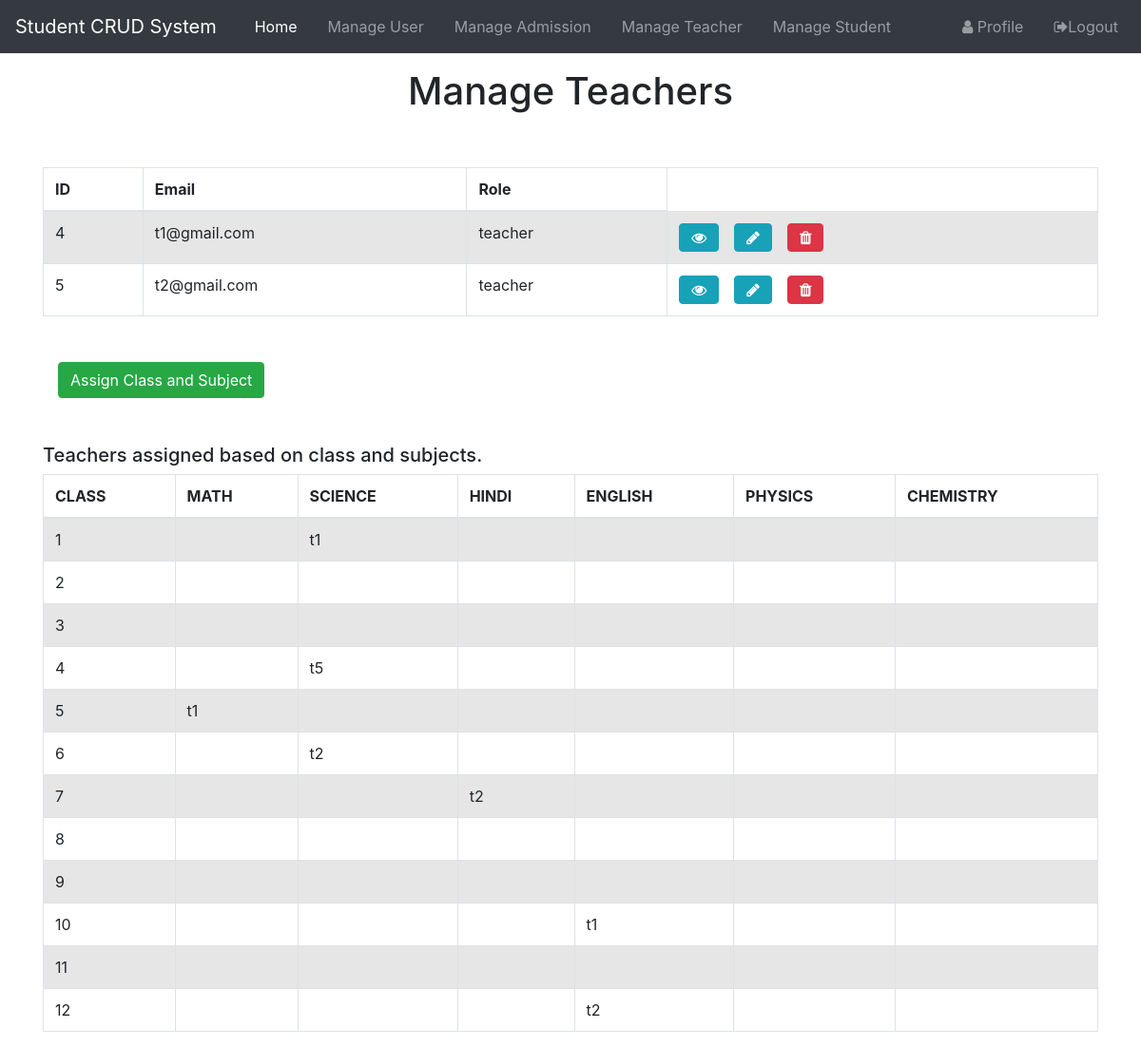
Screenshot of /manage_teacher.php (signed in) with the database file from the repository.
### tables this page shows
CREATE TABLE `users` (
  `id` int(100) NOT NULL,
  `rollno` int(100) NOT NULL,
  `email` varchar(255) NOT NULL,
  `password` varchar(255) NOT NULL,
  `role` enum('student','teacher','admin','admission','user') NOT NULL DEFAULT 'user',
  `userimage` varchar(255) NOT NULL,
  `name` varchar(255) NOT NULL,
  `class` enum('','1','2','3','4','5','6','7','8','9','10','11','12') NOT NULL,
  `section` enum('','A','B','C') NOT NULL,
  `subject` enum('Physics','Math','Chemistry','English','Hindi') NOT NULL,
  `country` varchar(255) NOT NULL,
  `state` varchar(255) NOT NULL,
  `city` varchar(255) NOT NULL
);

CREATE TABLE `classes` (
  `class` int(100) NOT NULL,
  `math` varchar(255) NOT NULL,
  `science` varchar(255) NOT NULL,
  `hindi` varchar(255) NOT NULL,
  `english` varchar(255) NOT NULL,
  `physics` varchar(255) NOT NULL,
  `chemistry` varchar(255) NOT NULL
);

### manage_teacher.php (the view, shortened to what this page needs)
<?php
    include 'scriptandlinks.php';
?>
<!DOCTYPE html>
<html>
    <head>
    	<link href="https://cdn.jsdelivr.net/npm/bootstrap@5.2.0-beta1/dist/css/bootstrap.min.css" rel="stylesheet">
    </head>
    <body>
        <?php
        require 'db.php';
        include 'navbar.php';
        ?>
        <div class="container">
            <h1 class="mt-3 text-center">Manage Teachers</h1>
        </div>
        <br><br>
        <div class="container">
            <?php
            $sql = "SELECT * from users where role='teacher'";
            $res = mysqli_query($con,$sql);
            if(mysqli_num_rows($res)>0){
                echo '<table class="table table-bordered table-striped" id="t1">';
				echo "<thead>";
                echo "<tr>";
                echo "<th>ID</th>";
                echo "<th>Email</th>";
                echo "<th>Role</th>";
                echo "</tr>";
				echo "</thead>";
			    echo "<tbody>";
                while($row = mysqli_fetch_array($res)){
                    echo "<tr>";
                    echo "<td>" . $row['id'] . "</td>";
                    echo "<td>" . $row['email'] . "</td>";
                    echo "<td>" . $row['role'] . "</td>";
                    echo "<td>";
                        echo '<a href="readteacher.php?id='. $row['id'] .'" class="mr-3 btn btn-info" title="Open Details" data-toggle="tooltip"><span class="fa fa-eye"></span></a>';
                        echo '<a href="updateteacher.php?id='. $row['id'] .'" class="mr-3 btn btn-info" title="Update Details" data-toggle="tooltip"><span class="fa fa-pencil"></span></a>';
						echo '<a href="javascript:void(0)" title="Delete Student" class="delete_btn_ajax btn btn-danger" data-toggle="tooltip"><span class="fa fa-trash"></span></a>';
                        echo '</td>';
				    echo "</tr>";
				}
			    echo "</tbody>";
                echo "</table>";
            }
            ?>
    </div>
    <div class="container mt-5">
        <a href="assign.php?id='. $row['id'] .'" class="ms-3 btn btn-success" title="Assign" data-toggle="tooltip">Assign Class and Subject</a>
    </div>
    <div class="container mt-5">
        <h5>Teachers assigned based on class and subjects.</h5>
            <?php
            $sql = "SELECT * from classes ";
            $res = mysqli_query($con,$sql);
            if(mysqli_num_rows($res)>0){
                echo '<table class="table table-bordered table-striped" id="t2">';
				echo "<thead>";
                echo "<tr>";
                echo "<th>CLASS</th>";
                echo "<th>MATH</th>";
                echo "<th>SCIENCE</th>";
                echo "<th>HINDI</th>";
                echo "<th>ENGLISH</th>";
                echo "<th>PHYSICS</th>";
                echo "<th>CHEMISTRY</th>";
                echo "</tr>";
				echo "</thead>";
			    echo "<tbody>";
                while($row = mysqli_fetch_array($res)){
                    echo "<tr>";
                    echo "<td>" . $row['class'] . "</td>";
                    echo "<td>" . $row['math'] . "</td>";
                    echo "<td>" . $row['science'] . "</td>";
                    echo "<td>" . $row['hindi'] . "</td>";
                    echo "<td>" . $row['english'] . "</td>";
                    echo "<td>" . $row['physics'] . "</td>";
                    echo "<td>" . $row['chemistry'] . "</td>";
				    echo "</tr>";
				}
			    echo "</tbody>";
                echo "</table>";
            }
            ?>
    </div>
    <link rel="stylesheet" href="https://stackpath.bootstrapcdn.com/bootstrap/4.5.2/css/bootstrap.min.css">
    <link rel="stylesheet" href="https://maxcdn.bootstrapcdn.com/font-awesome/4.7.0/css/font-awesome.min.css">
    <link rel="stylesheet" href="https://cdn.jsdelivr.net/npm/sweetalert2@11.7.12/dist/sweetalert2.min.css">
    </body>
</html>

### rows the page displays
users: id "4", email "t1@gmail.com", role "teacher"
users: id "5", email "t2@gmail.com", role "teacher"
classes: class "1", science "t1"
classes: class "2"
classes: class "3"
classes: class "4", science "t5"
classes: class "5", math "t1"
classes: class "6", science "t2"
classes: class "7", hindi "t2"
classes: class "8"
classes: class "9"
classes: class "10", english "t1"
classes: class "11"
classes: class "12", english "t2"
